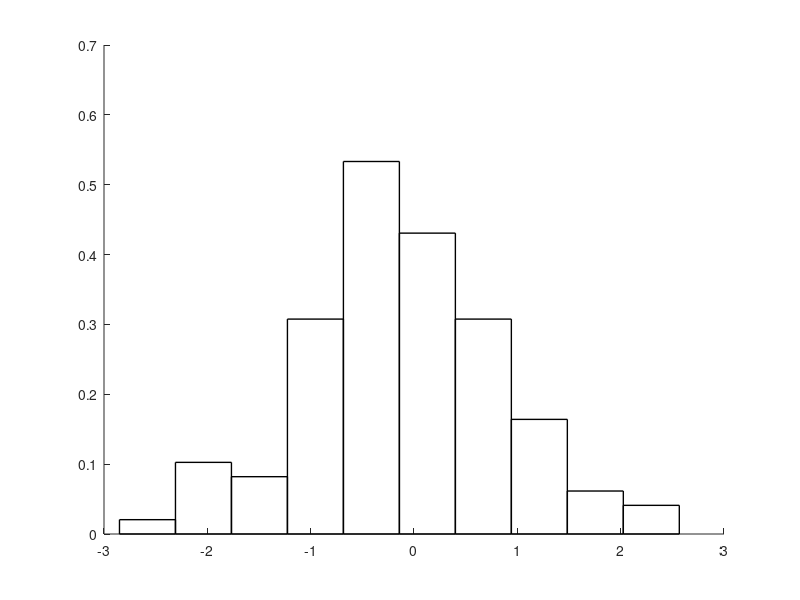

Write the MATLAB code that produced this figure.
function [tL,tB]=pDns(X,nB,Clr,LinWdt);

% X      n x 1 data
% nB     1 x 1 number of bins
% Clr    1 x 1 single character MATLAB colour
% LinWdt 1 x 1 MATLAB line width

if nargin==0;
  fprintf(1,'Test case\n');
  X=randn(100,1);
  nB=10;
  Clr='k';
  LinWdt=1;
elseif nargin==1;
  nB=100;
  Clr='k';
  LinWdt=1;
elseif nargin==2;
  Clr='k';
  LinWdt=1;
elseif nargin==3;
  LinWdt=1;
end;

if isempty(X)==0;
    
    %generate basic histogram
    if range(X)<eps;
      fprintf(1,'Warning: pltHst: range of X near zero\n');
      a=mean(X);
      if abs(X)>eps;
        tRng=linspace(0.9*a,1.1*a,nB);
      else;
        tRng=linspace(a-1,a+1,nB);
      end;
    else;
        tRng=linspace(min(X),max(X),nB);
    end;
    [tB,tL]=hist(X,tRng);
    
    tB=tB/(sum(tB)*(range(tRng)/nB));
    
    hold on;
    h=bar(tL,tB,'hist');
    set(h,'FaceAlpha',0,'LineWidth',LinWdt,'EdgeColor',Clr);
    
end;

return